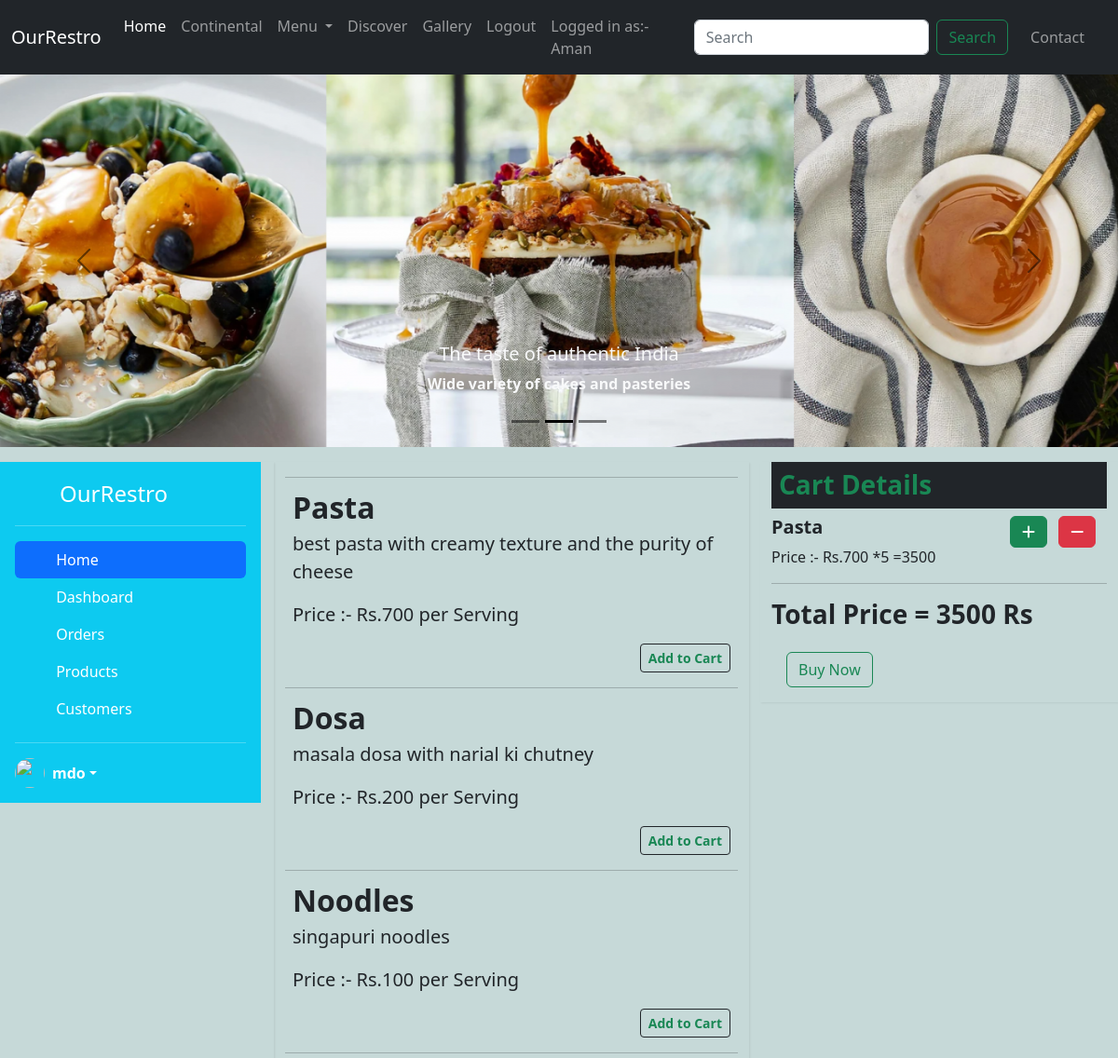
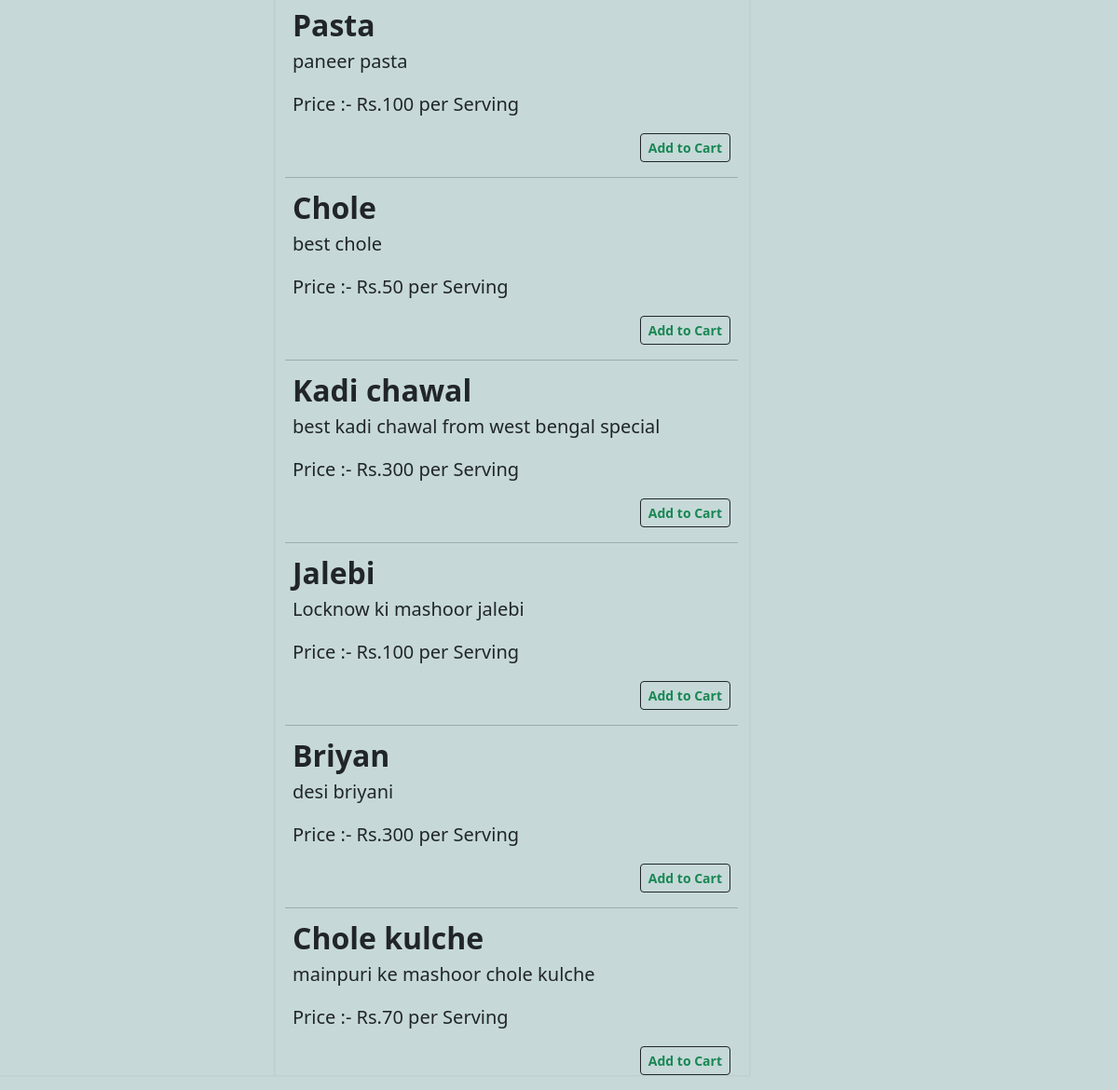
Screenshot of / (signed in) with the database file from the repository (2 pictures, top to bottom).
### service/models.py (models this page shows, shortened)
class Dishes(models.Model):
    name = models.CharField(max_length=150)
    description= models.TextField()
    price = models.PositiveIntegerField()

class Cart(models.Model):
    customer= models.ForeignKey(Customer, on_delete=models.CASCADE, null=True)
    dish= models.ForeignKey(Dishes, on_delete=models.CASCADE)
    quantity= models.PositiveIntegerField(default=0, null=True, blank=True)
    @property
    def total_price(self):
        total = self.quantity*self.dish.price
        return total

### service/views.py (the view)
# urls.py: 2. Add a URL to urlpatterns:  path('', Home.as_view(), name='home')
def Home(request):
    product = Dishes.objects.all()
    if request.user.is_authenticated:
        cart = Cart.objects.filter(customer=request.user.customer)[::-1]
        cart_total=0
        for p in cart:
            cart_total+=p.total_price
    else:
        cart={}
        cart_total=0
    context={'product':product, 'cart':cart, 'cart_total':cart_total}
    return render(request, 'index.html', context)

### templates/index.html (shortened to what this page needs)
{% extends 'base.html' %}
{% load static %}
{% block body %}
<div class="row my-3">
    <div class="col-md-3 shadow2">
        <div class="d-flex flex-column flex-shrink-0 p-3 text-white bg-info" style="width: 280px;">
            <a href="/" class="d-flex align-items-center mb-3 mb-md-0 me-md-auto text-white text-decoration-none">
              <svg class="bi pe-none me-2" width="40" height="32"><use xlink:href="#bootstrap"></use></svg>
              <span class="fs-4">OurRestro</span>
            </a>
            <hr>
            <ul class="nav nav-pills flex-column mb-auto">
              <li class="nav-item">
                <a href="#" class="nav-link active" aria-current="page">
                  <svg class="bi pe-none me-2" width="16" height="16"><use xlink:href="#home"></use></svg>
                  Home
                </a>
              </li>
              <li>
                <a href="#" class="nav-link text-white">
                  <svg class="bi pe-none me-2" width="16" height="16"><use xlink:href="#speedometer2"></use></svg>
                  Dashboard
                </a>
              </li>
              <li>
                <a href="#" class="nav-link text-white">
                  <svg class="bi pe-none me-2" width="16" height="16"><use xlink:href="#table"></use></svg>
                  Orders
                </a>
              </li>
              <li>
                <a href="#" class="nav-link text-white">
                  <svg class="bi pe-none me-2" width="16" height="16"><use xlink:href="#grid"></use></svg>
                  Products
                </a>
              </li>
              <li>
                <a href="#" class="nav-link text-white">
                  <svg class="bi pe-none me-2" width="16" height="16"><use xlink:href="#people-circle"></use></svg>
                  Customers
                </a>
              </li>
            </ul>
            <hr>
            <div class="dropdown">
              <a href="#" class="d-flex align-items-center text-white text-decoration-none dropdown-toggle" id="dropdownUser1" data-bs-toggle="dropdown" aria-expanded="false">
                <img src="https://github.com/mdo.png" alt="" width="32" height="32" class="rounded-circle me-2">
                <strong>mdo</strong>
              </a>
            </div>
          </div>
    </div>
    <div class="col-md-5 shadow2 ">
        {% for p in product %}
        <hr>
        <div class="row featurette px-2 ">
            <div class="col-12">
                <h2 class="featurette-heading fw-normal lh-1 fw-bold">{{p.name.capitalize}}</h2>
                <p class="lead">{{p.description}}</p>
                <p class="lead">Price :- Rs.{{p.price}} per Serving</p>
                {% if p.name in cart %}
                <a class="btn btn-success py-1 add-to-cart" data-productid="{{p.id}}" data-action="add" style="float:right ;"><i class="fa-solid fa-plus"></i></a>
                <a class="btn btn-danger py-1 mx-2 add-to-cart" data-productid="{{p.id}}" data-action="remove" style="float:right ;"><i class="fa-solid fa-minus"></i></a>
                {% else %}
                <a class="btn btn-outline-dark text-success fw-bold btn-sm add-to-cart" data-productid="{{p.id}}" data-action="add" style="float:right ;">Add to Cart</a>
                {% endif %}
            </div>
        </div>
        {% endfor %}
    </div>
    <div class="col-md-4">
        <div class="container shadow2">
            <h3 class="text-success bg-dark p-2 fw-bold">Cart Details</h3>
            {% for p in cart %}
            <div class="row featurette">
                    <div class="col-8">
                        <h5 class="featurette-heading fw-normal  fw-bold">{{p.dish.name.capitalize}}</h5>
                        <h8 class="">Price :- Rs.{{p.dish.price}} *{{p.quantity}} ={{p.total_price}}</h8>
                    </div>
                    <div class="col-4">
                        <a class="btn btn-success py-1 add-to-cart" data-productid="{{p.dish.id}}" data-action="add" ><i class="fa-solid fa-plus"></i></a>
                        <a class="btn btn-danger py-1 mx-2 add-to-cart" data-productid="{{p.dish.id}}" data-action="remove" ><i class="fa-solid fa-minus"></i></a>
                    </div>
            </div>
            {% endfor %}
            <hr>
            <h3 class="featurette-heading fw-normal  fw-bold">Total Price = {{cart_total}} Rs</h3>
            <button class="btn btn-outline-success m-3">Buy Now</button>
        </div>
    </div>
</div>
{% endblock body%}

### templates/base.html (shortened to what this page needs)
<!DOCTYPE html>
{% load static %}
<html>
<head>
    <link href="https://cdn.jsdelivr.net/npm/bootstrap@5.2.0-beta1/dist/css/bootstrap.min.css" rel="stylesheet"
>
        <link rel="stylesheet" href="{%static 'style.css' %}">
    </head>
<body>
    <nav class="navbar navbar-expand-lg navbar-dark bg-dark">
        <div class="container-fluid text-light">
            <a class="navbar-brand" href="/">OurRestro</a>
            <div class="collapse navbar-collapse" id="navbarSupportedContent">
                <ul class="navbar-nav me-auto mb-2 mb-lg-0">
                    <li class="nav-item">
                        <a class="nav-link active" aria-current="page" href="/">Home</a>
                    </li>
                    <li class="nav-item">
                        <a class="nav-link" href="#">Continental </a>
                    </li>
                    <li class="nav-item dropdown">
                        <a class="nav-link dropdown-toggle" href="#" id="navbarDropdown" role="button"
                            data-bs-toggle="dropdown" aria-expanded="false">
                            Menu
                        </a>
                    </li>
                    <li class="nav-item">
                        <a class="nav-link" href="#">Discover </a>
                    </li>
                    <li class="nav-item">
                        <a class="nav-link" href="#">Gallery </a>
                    </li>
                    {% if request.user.is_authenticated %}
                    <li class="nav-item">
                        <a class="nav-link" href="{% url 'logout' %}">Logout </a>
                    </li>
                    <li class="nav-item">
                        <a class="nav-link" >Logged in as:- {{request.user.username.capitalize}} </a>
                    </li>
                    {% else %}
                    <li class="nav-item">
                        <a class="nav-link" href="{% url 'register' %}">Register </a>
                    </li>
                    {% endif %}
                </ul>
                <form class="d-flex" role="search">
                    <input class="form-control me-2" type="search" placeholder="Search" aria-label="Search">
                    <button class="btn btn-outline-success" type="submit">Search</button>
                </form>
                <ul class="navbar-nav me-auto mb-2 mb-lg-0">
                    <li class="nav-item mx-3">
                        <a class="nav-link" href="#">Contact </a>
                    </li>
                </ul>
            </div>
        </div>
    </nav>
    <div class="container-fluid m-0 p-0" style="max-height: 50vh;">
        <div id="carouselExampleDark" class="carousel carousel-dark slide" data-bs-ride="carousel">
            <div class="carousel-indicators">
                <button type="button" data-bs-target="#carouselExampleDark" data-bs-slide-to="0" class="active"
                    aria-current="true" aria-label="Slide 1"></button>
                <button type="button" data-bs-target="#carouselExampleDark" data-bs-slide-to="1"
                    aria-label="Slide 2"></button>
                <button type="button" data-bs-target="#carouselExampleDark" data-bs-slide-to="2"
                    aria-label="Slide 3"></button>
            </div>
            <div class="carousel-inner">
                <div class="carousel-item" data-bs-interval="2000">
                    <img src="{% static 'images/b.png' %}" class="d-block w-100" alt="..." style="height: 50vh ;">
                    <div class="carousel-caption d-none d-md-block text-light fw-bold">
                        <h5>The taste of authentic India</h5>
                        <p>Wide variety of cakes and pasteries</p>
                    </div>
                </div>
            </div>
            <button class="carousel-control-prev" type="button" data-bs-target="#carouselExampleDark"
                data-bs-slide="prev">
                <span class="carousel-control-prev-icon" aria-hidden="true"></span>
            </button>
            <button class="carousel-control-next" type="button" data-bs-target="#carouselExampleDark"
                data-bs-slide="next">
                <span class="carousel-control-next-icon" aria-hidden="true"></span>
            </button>
        </div>
    </div>
    {% block body %}
    {% endblock body%}
</body>
</html>

### static/style.css (style rules this page uses)
* { margin: 0; padding: 0; }
body { background-color: rgba(128, 171, 169, 0.443); }
.shadow2 { box-shadow: 1px 1px 2px 0 rgba(0, 0, 0, 0.068); }

### rows the page displays
Dishes: name "Pasta", description "best pasta with creamy texture and the purity of cheese", price "700"
Dishes: name "Dosa", description "masala dosa with narial ki chutney", price "200"
Dishes: name "Noodles", description "singapuri noodles", price "100"
Dishes: name "Pasta", description "paneer pasta", price "100"
Dishes: name "Chole", description "best chole", price "50"
Dishes: name "Kadi chawal", description "best kadi chawal from west bengal special", price "300"
Dishes: name "Jalebi", description "Locknow ki mashoor jalebi", price "100"
Dishes: name "Briyan", description "desi briyani", price "300"
Dishes: name "Chole kulche", description "mainpuri ke mashoor chole kulche", price "70"
Cart: dish.name "Pasta", dish.price "700", quantity "5", total_price "3500"

### other values shown
{{ request.user.username.capitalize }} "Aman"
{{ cart_total }} "3500"
